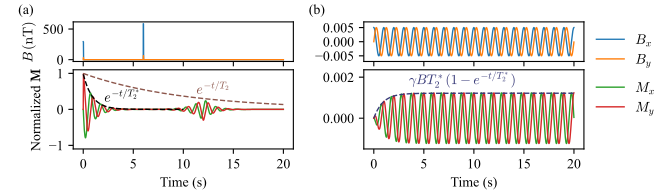

Reproduce this figure in Python.
# $env:PYTHONPATH = "C:\Users\zhenf\D\Yu0702\Axionbloch-paper;$env:PYTHONPATH”
# This file is for plotting the free decay of the spin system under a RF pulse.
from tkinter import font

import numpy as np

import matplotlib.pyplot as plt
import matplotlib.gridspec as gridspec
from matplotlib import font_manager

from src.utils import high_contrast_extended

echo_data = np.load("figures/SpinEcho_CPMG_simu.npz")
echo_Tdelta = echo_data["Tdelta_s"]
echo_T2 = echo_data["T2_s"]
echo_T2star = (echo_T2 ** (-1) + echo_Tdelta ** (-1)) ** (-1)
size = len(echo_data["timeStamp_s"]) - 1
echo_timeStamp_s = echo_data["timeStamp_s"][:size]  # timeStamp_s.shape (5050,)
echo_B_vec = echo_data["B_vec"][0][
    :size
]  # data["B_vec"].shape : tuple((1, 5050, 3)) [len=3]
echo_M = echo_data["trjry"][0][
    :size
]  # data["trjry"].shape : tuple((1, 5051, 3)) [len=3]

linewidth = 1

plt.rc("font", size=10)  # font size for all figures
# plt.rcParams['font.family'] = 'serif'
# plt.rcParams['font.serif'] = ['Times New Roman']
plt.rcParams["font.family"] = "Times New Roman"
# plt.rcParams['mathtext.fontset'] = 'dejavuserif'

# Make math text match Times New Roman
plt.rcParams["mathtext.fontset"] = "cm"
plt.rcParams["mathtext.rm"] = "Times New Roman"
cm = 1 / 2.56  # convert cm to inch
fig = plt.figure(
    figsize=(2 * 8.5 * cm, 5 * cm), dpi=300
)  # initialize a figure following APS journal requirements
# #############################################################################
# to specify heights and widths of subfigures
width_ratios = [1, 1]
height_ratios = [0.5, 1]
gs = gridspec.GridSpec(
    nrows=2, ncols=2, width_ratios=width_ratios, height_ratios=height_ratios
)  # create grid for multiple figures
# #############################################################################
# fix the margins
left = 0.11
bottom = 0.238
right = 0.88
top = 0.888
wspace = 0.32
hspace = 0.14
fig.subplots_adjust(
    left=left, top=top, right=right, bottom=bottom, wspace=wspace, hspace=hspace
)
# #############################################################################
echo_pulse_ax = fig.add_subplot(gs[0, 0])
echo_M_ax = fig.add_subplot(gs[1, 0])

CW_pulse_ax = fig.add_subplot(gs[0, 1])
CW_M_ax = fig.add_subplot(gs[1, 1])
echo_pulse_ax.plot(
    echo_timeStamp_s,
    echo_B_vec[:, 0] * 1e9,
    label="$B_{x}$",
    color=high_contrast_extended[0],
    linewidth=linewidth,
)
echo_pulse_ax.plot(
    echo_timeStamp_s,
    echo_B_vec[:, 1] * 1e9,
    label="$B_{y}$",
    color=high_contrast_extended[1],
    linewidth=linewidth,
)
echo_pulse_ax.set_xlabel("")
echo_pulse_ax.set_ylabel("$B\\,(\\mathrm{n T})$")
# echo_pulse_ax.legend(loc="upper right", ncol=2, frameon=False)

echo_M_ax.plot(
    echo_timeStamp_s,
    echo_M[:, 0],
    label="$M_{x}$",
    color=high_contrast_extended[2],
    linewidth=linewidth,
)
echo_M_ax.plot(
    echo_timeStamp_s,
    echo_M[:, 1],
    label="$M_{y}$",
    color=high_contrast_extended[3],
    linewidth=linewidth,
)
# echo_M_ax.plot(
#     timeStamp_s,
#     (M[:-1, 0] ** 2 + M[:-1, 1] ** 2) ** 0.5,
#     label="$(M_{x}^2 + M_{y}^2)^{1/2}$",
#     linestyle="dashed",
#     color=high_contrast_extended[5],
# )
T2star_envelope = np.exp(-(echo_timeStamp_s + 0.02) / echo_T2star)
echo_M_ax.plot(
    echo_timeStamp_s[: len(echo_timeStamp_s) // 2],
    T2star_envelope[: len(echo_timeStamp_s) // 2],
    # label="$e^{{-t/T_2^*}}$",
    linestyle="dashed",
    color="k",
    linewidth=linewidth,
)
echo_M_ax.text(
    2.1,
    0.18,
    # "$e^{\\frac{-t}{T_2^*}}$",
    "$e^{-t/T_2^*}$",
    color="k",
    fontsize=10,
    ha="left",
)
T2_envelope = np.exp(-(echo_timeStamp_s + 0.02) / echo_T2)
echo_M_ax.plot(
    echo_timeStamp_s,
    T2_envelope,
    # label="$e^{{-t/T_2}}$",
    linestyle="dashed",
    color=high_contrast_extended[5],
    linewidth=linewidth,
)
echo_M_ax.text(
    11.3,
    0.4,
    "$e^{-t/T_2}$",
    color=high_contrast_extended[5],
    fontsize=10,
    ha="left",
)

echo_M_ax.set_xlabel("Time (s)")
echo_M_ax.set_ylabel("Normalized $\\mathbf{M}$")
echo_M_ax.set_ylim(-1.1, 1.1)
# echo_M_ax.set_xlim(right= 5)

echo_pulse_ax.set_xticklabels([])  # hide x-axis tick labels for the upper plot

# echo_pulse_ax.legend(
#     loc="upper left",
#     bbox_to_anchor=(1.0, 1.0),
#     frameon=False,
# )
# echo_M_ax.legend(
#     loc="upper left",
#     bbox_to_anchor=(1.0, 1.0),
#     frameon=False,
# )
# echo_M_ax.legend(loc="upper right", ncol=2, frameon=False)


CW_data = np.load("figures/RF_CW_simu.npz")
CW_Tdelta = CW_data["Tdelta_s"]
CW_T2 = CW_data["T2_s"]
CW_T2star = (CW_T2 ** (-1) + CW_Tdelta ** (-1)) ** (-1)

size = len(CW_data["timeStamp_s"]) - 1
CW_timeStamp_s = CW_data["timeStamp_s"][:size]  # timeStamp_s.shape (5050,)
CW_B_vec = CW_data["B_vec"][0][
    :size
]  # data["B_vec"].shape : tuple((1, 5050, 3)) [len=3]
CW_M = CW_data["trjry"][0][:size]  # data["trjry"].shape : tuple((1, 5051, 3)) [len=3]


CW_pulse_ax.plot(
    CW_timeStamp_s,
    CW_B_vec[:, 0] * 1e9,
    label="$B_{x}$",
    color=high_contrast_extended[0],
    linewidth=linewidth,
)
CW_pulse_ax.plot(
    CW_timeStamp_s,
    CW_B_vec[:, 1] * 1e9,
    label="$B_{y}$",
    color=high_contrast_extended[1],
    linewidth=linewidth,
)
CW_pulse_ax.set_xlabel("")
# CW_pulse_ax.set_ylabel("$B\\,(\\mathrm{p T})$")
# pulse_ax.legend(loc="upper right", ncol=2, frameon=False)

CW_M_ax.plot(
    CW_timeStamp_s,
    CW_M[:, 0],
    label="$M_{x}$",
    color=high_contrast_extended[2],
    linewidth=linewidth,
)
CW_M_ax.plot(
    CW_timeStamp_s,
    CW_M[:, 1],
    label="$M_{y}$",
    color=high_contrast_extended[3],
    linewidth=linewidth,
)
# M_ax.plot(
#     timeStamp_s,
#     (M[:, 0] ** 2 + M[:, 1] ** 2) ** 0.5,
#     label="$(M_{x}^2 + M_{y}^2)^{1/2}$",
#     linestyle="dashed",
#     color=high_contrast_extended[5],
# )
gamma = 2 * np.pi * 42.57747892e6  # gyromagnetic ratio of proton in Hz/T
B1_T = 0.5 * 1e-11  # magnetic field strength in Tesla
T2star_envelope = (1 - np.exp(-(CW_timeStamp_s) / CW_T2star)) * B1_T * gamma * CW_T2star
CW_M_ax.plot(
    CW_timeStamp_s[: len(CW_timeStamp_s) // 1],
    T2star_envelope[: len(CW_timeStamp_s) // 1],
    # label="$\\gamma B T_2^*\\times$\n$(1-e^{-t/T_2^*})$",
    linestyle="dashed",
    color="#393b79",
    linewidth=linewidth,
)
CW_M_ax.text(
    3.5,
    0.0016,
    # "$\\gamma B T_2^* (1-e^{\\frac{-t}{T_2^*}})$",
    "$\\gamma B T_2^* (1-e^{-t/T_2^*})$",
    # transform=M_ax.transAxes,
    # fontsize=8,
    color="#393b79",
    ha="left",
)

# T2_envelope = np.exp(-(timeStamp_s + 0.02) / T2)
# M_ax.plot(
#     timeStamp_s,
#     T2_envelope,
#     label=f"$e^{{-t/T_2}}$",
#     linestyle="dashed",
#     color=high_contrast_extended[5],
#     linewidth = linewidth ,
# )
CW_M_ax.set_xlabel("Time (s)")
# CW_M_ax.set_ylabel("Normalized $\\mathbf{M}$")

CW_pulse_ax.set_ylim(-7e-3, 7e-3)
CW_M_ax.set_ylim(-0.0015, 0.00236)
# M_ax.set_xlim(right= 5)

CW_pulse_ax.set_xticklabels([])  # hide x-axis tick labels for the upper plot

CW_pulse_ax.legend(
    loc="upper left",
    bbox_to_anchor=(1.0, 1.0),
    frameon=False,
)
CW_M_ax.legend(
    loc="upper left",
    bbox_to_anchor=(1.0, 1.0),
    frameon=False,
)
# M_ax.legend(loc="upper right", ncol=2, frameon=False)


# put figure index
letters = ["(a)", "(b)", "(c)", "(d)", "(e)", "(f)", "(g)", "(h)", "(i)"]
for i, ax in enumerate([echo_pulse_ax, CW_pulse_ax]):
    xleft, xright = ax.get_xlim()
    ybottom, ytop = ax.get_ylim()
    ax.text(-0.25, 1.2, letters[i], transform=ax.transAxes)
# ha = 'left' or 'right'
# va = 'top' or 'bottom'
# plt.tight_layout()
plt.savefig("figures/SpinEcho_and_CW.pdf")
plt.show()
